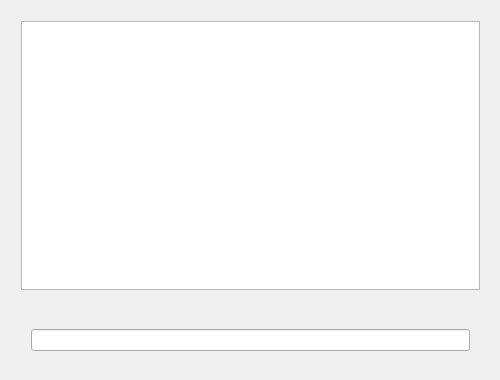
<?xml version="1.0" encoding="UTF-8"?>
<ui version="4.0">
 <class>Blackjack</class>
 <widget class="QDialog" name="Blackjack">
  <property name="geometry">
   <rect>
    <x>0</x>
    <y>0</y>
    <width>500</width>
    <height>380</height>
   </rect>
  </property>
  <property name="windowTitle">
   <string>Blackjack</string>
  </property>
  <widget class="QWidget" name="gridLayoutWidget">
   <property name="geometry">
    <rect>
     <x>10</x>
     <y>10</y>
     <width>481</width>
     <height>291</height>
    </rect>
   </property>
   <layout class="QGridLayout" name="gridLayout">
    <item row="0" column="0">
     <widget class="QTextBrowser" name="txtbOutput"/>
    </item>
   </layout>
  </widget>
  <widget class="QWidget" name="gridLayoutWidget_2">
   <property name="geometry">
    <rect>
     <x>20</x>
     <y>310</y>
     <width>461</width>
     <height>61</height>
    </rect>
   </property>
   <layout class="QGridLayout" name="gridLayout_2">
    <item row="0" column="0">
     <widget class="QLineEdit" name="txtInput"/>
    </item>
   </layout>
  </widget>
 </widget>
 <layoutdefault spacing="6" margin="11"/>
 <resources/>
 <connections/>
</ui>
